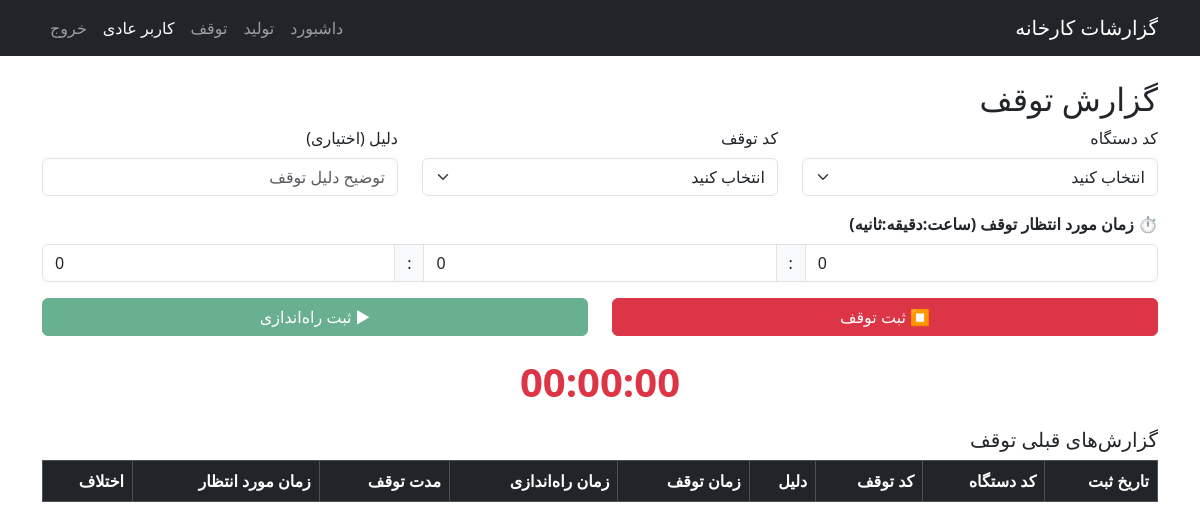
Page /reports/stoppage (signed in) on the earlier database version.
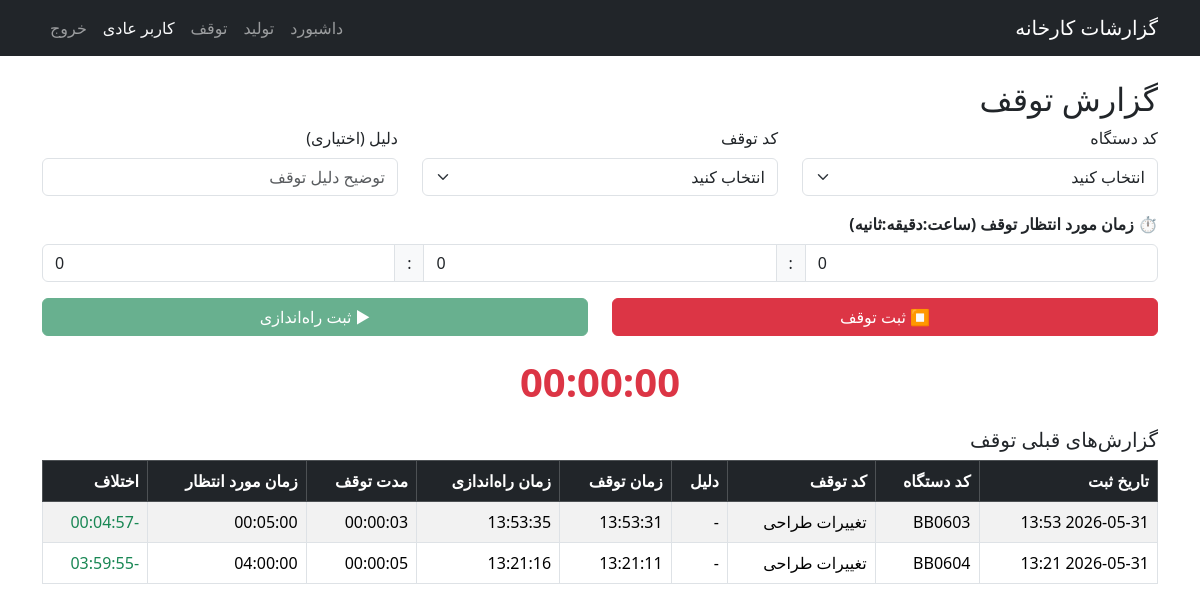
Same page on the later database version.
### app/models.py (models this page shows, shortened)
class StoppageReport(db.Model):
    __tablename__ = 'stoppage_report'
    id = db.Column(db.Integer, primary_key=True)
    user_id = db.Column(db.Integer, db.ForeignKey('user.id'), index=True, nullable=False)
    date = db.Column(db.DateTime, default=lambda: datetime.now(IRAN_TZ), index=True)
    machine_code = db.Column(db.String(50), nullable=False)
    stop_code = db.Column(db.String(50), nullable=False)
    reason = db.Column(db.Text, nullable=True)
    start_time = db.Column(db.DateTime, default=lambda: datetime.now(IRAN_TZ))
    end_time = db.Column(db.DateTime)
    expected_duration_seconds = db.Column(db.Integer, nullable=True)
    @property
    def duration_seconds(self):
        if self.start_time and self.end_time:
            return int((self.end_time - self.start_time).total_seconds())
        return None
    @property
    def duration(self):
        sec = self.duration_seconds
        if sec is not None:
            hours, remainder = divmod(sec, 3600)
            minutes, seconds = divmod(remainder, 60)
            return f"{hours:02d}:{minutes:02d}:{seconds:02d}"
        return None
    @property
    def expected_duration_formatted(self):
        if self.expected_duration_seconds is not None:
            hours, remainder = divmod(self.expected_duration_seconds, 3600)
            minutes, seconds = divmod(remainder, 60)
            return f"{hours:02d}:{minutes:02d}:{seconds:02d}"
        return None
    @property
    def time_diff_seconds(self):
        if self.duration_seconds is not None and self.expected_duration_seconds is not None:
            return self.duration_seconds - self.expected_duration_seconds
        return None
    @property
    def time_diff_formatted(self):
        diff = self.time_diff_seconds
        if diff is None:
            return None
        sign = '+' if diff >= 0 else '-'
        abs_diff = abs(diff)
        hours, remainder = divmod(abs_diff, 3600)
        minutes, seconds = divmod(remainder, 60)
        return f"{sign}{hours:02d}:{minutes:02d}:{seconds:02d}"
    @property
    def time_diff_is_positive(self):
        diff = self.time_diff_seconds
        return diff is not None and diff > 0

### app/reports/routes.py (the view)
@reports_bp.route('/stoppage')
@login_required
def stoppage():
    if not current_user.is_operator:
        flash('شما مجاز به ثبت توقف نیستید.', 'warning')
        if current_user.is_approver:
            return redirect(url_for('reports.approver_dashboard'))
        return redirect(url_for('admin.view_user_reports'))
    reports = StoppageReport.query \
        .filter_by(user_id=current_user.id) \
        .order_by(StoppageReport.date.desc()) \
        .all()
    return render_template('stoppage.html', reports=reports)

### app/models.py (called while the page is built)
    @property
    def full_name(self):
        return f"{self.first_name} {self.last_name}"

    @property
    def is_operator(self):
        return not self.is_admin and not self.is_approver

### app/templates/stoppage.html (shortened to what this page needs)
{% extends "base.html" %}
{% block content %}
<h2>گزارش توقف</h2>
<form id="stoppage-start-form" onsubmit="return false;">
    <div class="row">
        <div class="col-md-4 mb-3">
            <label class="form-label">کد دستگاه</label>
            <select class="form-select" id="machine_code" required>
                <option value="">انتخاب کنید</option>
            </select>
        </div>
        <div class="col-md-4 mb-3">
            <label class="form-label">کد توقف</label>
            <select class="form-select" id="stop_code" required>
                <option value="">انتخاب کنید</option>
            </select>
        </div>
        <div class="col-md-4 mb-3">
            <label class="form-label">دلیل (اختیاری)</label>
            <input type="text" class="form-control" id="reason" placeholder="توضیح دلیل توقف">
        </div>
    </div>
    <div class="row">
        <div class="col-md-12 mb-3">
            <label class="form-label fw-bold">⏱ زمان مورد انتظار توقف (ساعت:دقیقه:ثانیه)</label>
            <div class="input-group">
                <input type="number" class="form-control" id="expected_hours" placeholder="ساعت" min="0" value="0" required>
                <span class="input-group-text">:</span>
                <input type="number" class="form-control" id="expected_minutes" placeholder="دقیقه" min="0" max="59" value="0" required>
                <span class="input-group-text">:</span>
                <input type="number" class="form-control" id="expected_seconds" placeholder="ثانیه" min="0" max="59" value="0" required>
            </div>
        </div>
    </div>
    <div class="row">
        <div class="col-md-6 mb-3">
            <button type="button" id="btn-start-stoppage" class="btn btn-danger w-100">⏹ ثبت توقف</button>
        </div>
        <div class="col-md-6 mb-3">
            <button type="button" id="btn-stop-stoppage" class="btn btn-success w-100" disabled>▶ ثبت راه‌اندازی</button>
        </div>
    </div>
    <div class="text-center mb-3">
        <div id="stoppage-timer-display" class="fs-1 fw-bold text-danger">00:00:00</div>
    </div>
</form>
<h5>گزارش‌های قبلی توقف</h5>
<div class="table-responsive">
    <table class="table table-striped table-bordered">
        <thead class="table-dark">
            <tr>
                <th>تاریخ ثبت</th>
                <th>کد دستگاه</th>
                <th>کد توقف</th>
                <th>دلیل</th>
                <th>زمان توقف</th>
                <th>زمان راه‌اندازی</th>
                <th>مدت توقف</th>
                <th>زمان مورد انتظار</th>
                <th>اختلاف</th>
            </tr>
        </thead>
        <tbody>
            {% for r in reports %}
            <tr>
                <td>{{ r.date.strftime('%Y-%m-%d %H:%M') }}</td>
                <td>{{ r.machine_code }}</td>
                <td>{{ r.stop_code }}</td>
                <td>{{ r.reason or '-' }}</td>
                <td>{{ r.start_time.strftime('%H:%M:%S') if r.start_time else '-' }}</td>
                <td>{{ r.end_time.strftime('%H:%M:%S') if r.end_time else '-' }}</td>
                <td>{{ r.duration or '-' }}</td>
                <td>{{ r.expected_duration_formatted or '-' }}</td>
                <td>
                    {% if r.time_diff_formatted %}
                        <span class="{{ 'text-danger' if r.time_diff_is_positive else 'text-success' }}">
                            {{ r.time_diff_formatted }}
                        </span>
                    {% else %}
                        -
                    {% endif %}
                </td>
            </tr>
            {% endfor %}
        </tbody>
    </table>
</div>
{% endblock %}

Differences in the rows shown:
added StoppageReport: date "2026-05-31 13:53", machine_code "BB0603", stop_code "تغییرات طراحی", reason "-", start_time "13:53:31", end_time "13:53:35", start_time+end_time "00:00:03", expected_duration_seconds "00:05:00", time_diff_formatted "-00:04:57"
added StoppageReport: date "2026-05-31 13:21", machine_code "BB0604", stop_code "تغییرات طراحی", reason "-", start_time "13:21:11", end_time "13:21:16", start_time+end_time "00:00:05", expected_duration_seconds "04:00:00", time_diff_formatted "-03:59:55"
